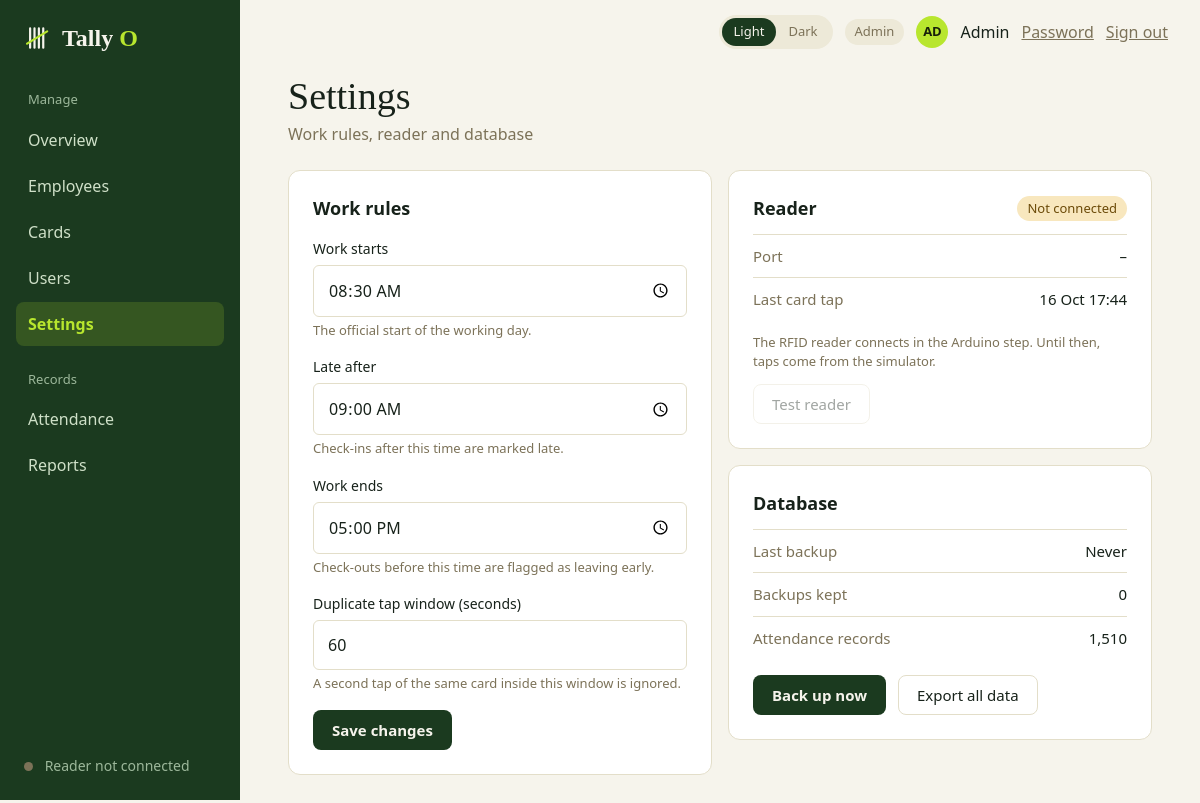
The app's page /admin/settings (signed in) with its own data.
### tables this page shows
CREATE TABLE settings (
    key   TEXT PRIMARY KEY,
    value TEXT NOT NULL
);

### admin.py (the view, shortened to what this page needs)
@bp.route("/settings", methods=["GET", "POST"])
@admin_only
def settings():
    conn = db.get_db()
    return _settings_page(settings_service.get_settings(conn))

### admin.py (called while the page is built)
def _settings_page(values, errors=None, status=200):
    conn = db.get_db()
    path = current_app.config["DATABASE"]
    return render_template(
        "admin_settings.html", values=values, errors=errors or {},
        reader_state=reader.status(), last_tap=queries.last_tap(conn),
        records=queries.attendance_count(conn), backup=backup_service.status(path),
        today=date.today().isoformat(), **shell_context("Settings")), status

### app.py (called while the page is built)
@app.context_processor
def inject_globals():
    return {"APP_NAME": APP_NAME, "APP_TAGLINE": APP_TAGLINE,
            "csrf_token": auth.csrf_token, "safe_url": safe_url,
            "reader": reader.status()}

@app.after_request
def no_store_when_signed_in(response):
    if "user" in session and request.endpoint != "static":
        response.headers["Cache-Control"] = "no-store"
    return response

### auth.py (called while the page is built)
def csrf_token():
    if "csrf" not in session:
        session["csrf"] = secrets.token_hex(16)
    return session["csrf"]

def login_required(view):
    @wraps(view)
    def wrapped(*args, **kwargs):
        user = session.get("user")
        if not user:
            return redirect(url_for("auth.login"))
        row = get_db().execute("SELECT is_active, must_change_password FROM users WHERE id = ?",
                               (user["id"],)).fetchone()
        if row is None or not row["is_active"]:       # deactivated since they signed in
            session.clear()
            return redirect(url_for("auth.login"))
        if row["must_change_password"] and request.endpoint not in ("account.password", "auth.logout"):
            return redirect(url_for("account.password"))
        return view(*args, **kwargs)
    return wrapped

def role_required(*roles):
    def decorator(view):
        @wraps(view)
        @login_required
        def wrapped(*args, **kwargs):
            if session["user"]["role"] not in roles:
                abort(403)
            return view(*args, **kwargs)
        return wrapped
    return decorator

### backup_service.py (called while the page is built)
def backup_dir(db_path):
    return Path(db_path).parent / "backups"

def list_backups(db_path):
    items = []
    for p in sorted(backup_dir(db_path).glob("tallyo-*.db"), reverse=True):
        stat = p.stat()
        items.append({"name": p.name, "path": p, "size_kb": max(stat.st_size // 1024, 1),
                      "taken_at": datetime.fromtimestamp(stat.st_mtime).strftime(TS)})
    return items

### db.py (called while the page is built)
def get_db():
    if "db" not in g:
        g.db = connect(current_app.config["DATABASE"])
    return g.db

### templates/admin_settings.html (shortened to what this page needs)
{% extends "app_shell.html" %}
{% macro rule(name, label, hint, values, errors, type='time', extra='') %}
  <label class="field">
    <span class="field-label">{{ label }}</span>
    <input class="input" type="{{ type }}" name="{{ name }}" value="{{ values[name] }}" {{ extra|safe }}
           {% if name in errors %}aria-invalid="true" aria-describedby="err-{{ name }}"{% endif %}>
    <span class="hint">{{ hint }}</span>
  </label>
{% endmacro %}
{% block content %}
  <h1 class="page-title">Settings</h1>
  <p class="muted mt-1">Work rules, reader and database</p>
  <div class="two-col mt-5">
    <form class="card card-pad" method="post">
      <h2 class="section-title">Work rules</h2>
      <div class="mt-4">
        {{ rule('work_start', 'Work starts', 'The official start of the working day.', values, errors) }}
        {{ rule('late_after', 'Late after', 'Check-ins after this time are marked late.', values, errors) }}
        {{ rule('work_end', 'Work ends', 'Check-outs before this time are flagged as leaving early.', values, errors) }}
        {{ rule('duplicate_window_seconds', 'Duplicate tap window (seconds)', 'A second tap of the same card inside this window is ignored.', values, errors, type='number', extra='min="5" max="600" step="1" inputmode="numeric"') }}
      </div>
      <button class="btn" type="submit">Save changes</button>
    </form>
    <div class="stack-cards">
      <section class="card card-pad">
        <div class="row between">
          <h2 class="section-title">Reader</h2>
          {% if reader_state.connected %}<span class="pill pill-ok">Connected</span>{% else %}<span class="pill pill-late">Not connected</span>{% endif %}
        </div>
        <div class="kv mt-3"><span class="muted">Port</span><span>{{ reader_state.port or '–' }}</span></div>
        <div class="kv"><span class="muted">Last card tap</span><span>{{ last_tap | when(today) }}</span></div>
        <p class="muted small mt-3">The RFID reader connects in the Arduino step. Until then, taps come from the simulator.</p>
        <button class="btn btn-secondary mt-3" type="button" disabled>Test reader</button>
      </section>
      <section class="card card-pad">
        <h2 class="section-title">Database</h2>
        <div class="kv mt-3"><span class="muted">Last backup</span><span>{{ backup.latest.taken_at | when(today) if backup.latest else 'Never' }}</span></div>
        <div class="kv"><span class="muted">Backups kept</span><span>{{ backup.count }}</span></div>
        <div class="kv"><span class="muted">Attendance records</span><span>{{ '{:,}'.format(records) }}</span></div>
        <div class="row wrap gap-3 mt-4">
          <form class="inline-form" method="post" action="{{ url_for('admin.settings_backup') }}">
            <button class="btn" type="submit">Back up now</button>
          </form>
          <a class="btn btn-secondary" href="{{ url_for('admin.settings_export') }}">Export all data</a>
        </div>
      </section>
    </div>
  </div>
{% endblock %}

### static/css/base.css (style rules this page uses)
:root { --font-sans: Calibri, Carlito, "Segoe UI", system-ui, -apple-system, sans-serif; --font-serif: Charter, "Bitstream Charter", "Sitka Text", Cambria, Georgia, serif; --space-1: 0.25rem; --space-2: 0.5rem; --space-3: 0.75rem; --space-4: 1rem; --space-5: 1.5rem; --space-6: 2rem; --space-7: 3rem; --radius-sm: 6px; --radius-md: 8px; --radius-lg: 12px; --radius-pill: 999px; --sidebar-width: 240px; }
:root, html[data-theme="light"] { color-scheme: light; --bg: #F6F4EC; --surface: #FFFFFF; --text: #17221A; --muted: #7C7258; --subtle: #5C6558; --line: #E3DEC9; --soft: #EDE9D8; --primary: #1B3A1F; --on-primary: #F6F4EC; --accent: #B8E62E; --on-accent: #17200A; --link: #1B3A1F; --brand-accent: #7DB82A; --ring: rgba(27, 58, 31, 0.25); --ok-bg: #E3F2BC; --ok-fg: #2E4A0B; --late-bg: #F8E7BE; --late-fg: #6B4A08; --bad-bg: #F4DAD2; --bad-fg: #7A2E22; --sidebar-bg: #1B3A1F; --sidebar-text: #CFE0C8; --sidebar-muted: #9DB89B; --sidebar-active-bg: rgba(184, 230, 46, 0.16); --sidebar-active-text: #B8E62E; }
*, *::before, *::after { box-sizing: border-box; }
* { margin: 0; }
html { -webkit-text-size-adjust: 100%; }
body { font-family: var(--font-sans); font-size: 1rem; line-height: 1.5; color: var(--text); background: var(--bg); -webkit-font-smoothing: antialiased; }
button, input, select, textarea { font: inherit; color: inherit; }
a { color: var(--link); }
.page-title { font-family: var(--font-serif); font-weight: 400; font-size: 2.375rem; line-height: 1.1; }
.section-title { font-size: 1.125rem; font-weight: 700; }
.muted { color: var(--muted); }
.btn { display: inline-flex; align-items: center; justify-content: center; gap: var(--space-2); padding: 0.625rem 1.125rem; border: 1px solid transparent; border-radius: var(--radius-md); background: var(--primary); color: var(--on-primary); font-size: 0.9375rem; font-weight: 700; line-height: 1.2; text-decoration: none; cursor: pointer; }
.btn:disabled { opacity: 0.4; cursor: not-allowed; }
.btn-secondary { background: var(--surface); color: var(--text); border-color: var(--line); font-weight: 400; }
.card { background: var(--surface); border: 1px solid var(--line); border-radius: var(--radius-lg); }
.card-pad { padding: var(--space-5); }
.pill { display: inline-block; padding: 0.1875rem 0.625rem; border-radius: var(--radius-pill); background: var(--soft); color: var(--muted); font-size: 0.8125rem; white-space: nowrap; }
.pill-late { background: var(--late-bg); color: var(--late-fg); }
.field { display: block; margin-bottom: var(--space-4); }
.field-label { display: block; margin-bottom: 0.375rem; font-size: 0.875rem; }
.hint { display: block; margin-top: var(--space-1); font-size: 0.8125rem; color: var(--muted); }
.input { width: 100%; padding: 0.75rem 0.875rem; background: var(--surface); border: 1px solid var(--line); border-radius: var(--radius-sm); }
.inline-form { display: inline; }
.row { display: flex; align-items: center; }
.wrap { flex-wrap: wrap; }
.between { justify-content: space-between; }
.gap-3 { gap: var(--space-3); }
.mt-1 { margin-top: var(--space-1); }
.mt-3 { margin-top: var(--space-3); }
.mt-4 { margin-top: var(--space-4); }

### static/css/dashboard.css (style rules this page uses)
.mt-5 { margin-top: var(--space-5); }
.small { font-size: 0.8125rem; }
.two-col { display: grid; grid-template-columns: repeat(auto-fit, minmax(19rem, 1fr)); gap: var(--space-4); align-items: start; }
.kv { display: flex; justify-content: space-between; gap: var(--space-3); padding: 0.625rem 0; border-top: 1px solid var(--line); font-size: 0.9375rem; }
.stack-cards { display: grid; gap: var(--space-4); }
.kv { display: flex; align-items: center; justify-content: space-between; gap: var(--space-3); padding: 0.625rem 0; border-top: 1px solid var(--line); font-size: 0.9375rem; }
:root, html[data-theme="light"] { --chart-ok: #7DB82A; --chart-low: #E2A52B; }

### records on screen
settings: work_start "08:30"
settings: late_after "09:00"
settings: work_end "17:00"
settings: duplicate_window_seconds "60"

### other values on screen
{{ APP_NAME[:-1] }} "Tally"
{{ APP_NAME[-1]|upper }} "O"
{{ group.label }} "Manage" "Records"
{{ link.name }} "Overview" "Employees" "Cards" "Users" "Settings" "Attendance" "Reports"
{{ reader.label }} "Reader not connected"
{{ role_label }} "Admin"
{{ user_initials }} "AD"
{{ user_name }} "Admin"
{{ label }} "Work starts Late after Work ends Duplicate tap window (seconds)"
{{ hint }} "The official start of the working day. Check-ins after this time are marked late. Check-outs before this time are flagged as leaving early. A second tap of the same card inside this window is ignored."
{{ reader_state.port or '–' }} "–"
{{ last_tap | when(today) }} "16 Oct 17:44"
{{ backup.latest.taken_at | when(today) if backup.latest else 'Never' }} "Never"
{{ backup.count }} "0"
{{ '{:,}'.format(records) }} "1,510"
